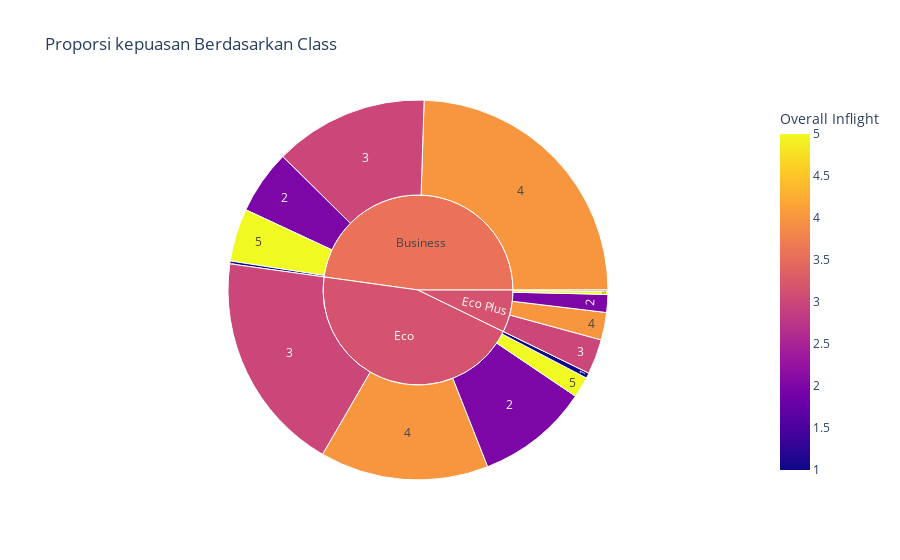

The code cell stored with this chart in its notebook:
### Markdown cell above
# Berdasarkan CLASS penerbangan

### Code cell
for i in ['Class']:
    fig=px.sunburst(df,path=[i,'Overall Inflight'],color='Overall Inflight', title=f'Proporsi kepuasan Berdasarkan {i}')
    fig.show()

for i in ['Class']:
    fig=px.sunburst(df,path=[i,'Overall B\Aflight'],color='Overall B\Aflight', title=f'Proporsi kepuasan Berdasarkan {i}')
    fig.show()

df_clO=df.pivot_table(columns='Overall Inflight', index=['Class', 'Overall B\Aflight'], aggfunc='size')
df_clO['Total']=df_clO.sum(axis =1)
df_clO.sort_values('Class',ascending=False)

### Figure 1 — Plotly figure (JSON) as saved in the notebook; plotly's stock layout.template omitted (floating-point values rounded to 4 significant figures)
{"data": [{"branchvalues": "total", "customdata": [[1], [1], [1], [2], [2], [2], [3], [3], [3], [4], [4], [4], [5], [5], [5], [3.576], [3.165], [3.168]], "domain": {"x": [0, 1], "y": [0, 1]}, "hovertemplate": "labels=%{label}<br>count=%{value}<br>parent=%{parent}<br>id=%{id}<br>Overall Inflight=%{color}<extra></extra>", "ids": ["Business/1", "Eco/1", "Eco Plus/1", "Business/2", "Eco/2", "Eco Plus/2", "Business/3", "Eco/3", "Eco Plus/3", "Business/4", "Eco/4", "Eco Plus/4", "Business/5", "Eco/5", "Eco Plus/5", "Business", "Eco", "Eco Plus"], "labels": ["1", "1", "1", "2", "2", "2", "3", "3", "3", "4", "4", "4", "5", "5", "5", "Business", "Eco", "Eco Plus"], "marker": {"coloraxis": "coloraxis", "colors": [1, 1, 1, 2, 2, 2, 3, 3, 3, 4, 4, 4, 5, 5, 5, 3.576, 3.165, 3.168]}, "name": "", "parents": ["Business", "Eco", "Eco Plus", "Business", "Eco", "Eco Plus", "Business", "Eco", "Eco Plus", "Business", "Eco", "Eco Plus", "Business", "Eco", "Eco Plus", "", "", ""], "type": "sunburst", "values": [251, 467, 87, 5665, 9951, 1586, 13635, 19569, 3097, 25441, 14906, 2429, 4672, 1851, 295, 49664, 46744, 7494]}], "layout": {"coloraxis": {"colorbar": {"title": {"text": "Overall Inflight"}}, "colorscale": [[0, "#0d0887"], [0.1111, "#46039f"], [0.2222, "#7201a8"], [0.3333, "#9c179e"], [0.4444, "#bd3786"], [0.5556, "#d8576b"], [0.6667, "#ed7953"], [0.7778, "#fb9f3a"], [0.8889, "#fdca26"], [1, "#f0f921"]]}, "legend": {"tracegroupgap": 0}, "title": {"text": "Proporsi kepuasan Berdasarkan Class"}}}
